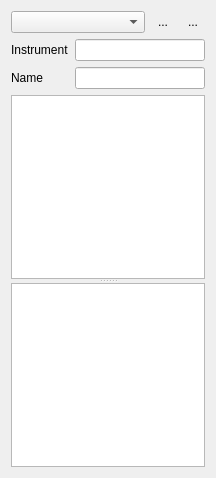
<?xml version="1.0" encoding="UTF-8"?>
<ui version="4.0">
 <class>Form</class>
 <widget class="QWidget" name="Form">
  <property name="geometry">
   <rect>
    <x>0</x>
    <y>0</y>
    <width>216</width>
    <height>478</height>
   </rect>
  </property>
  <property name="windowTitle">
   <string>Form</string>
  </property>
  <layout class="QVBoxLayout" name="verticalLayout">
   <item>
    <layout class="QHBoxLayout" name="horizontalLayout">
     <item>
      <widget class="QComboBox" name="classComboBox">
       <property name="sizePolicy">
        <sizepolicy hsizetype="Expanding" vsizetype="Fixed">
         <horstretch>0</horstretch>
         <verstretch>0</verstretch>
        </sizepolicy>
       </property>
      </widget>
     </item>
     <item>
      <widget class="QToolButton" name="addParameterButton">
       <property name="text">
        <string>...</string>
       </property>
       <property name="icon">
        <iconset resource="Experiment.qrc">
         <normaloff>:/openicon/icons/edit-add.png</normaloff>:/openicon/icons/edit-add.png</iconset>
       </property>
       <property name="autoRaise">
        <bool>true</bool>
       </property>
      </widget>
     </item>
     <item>
      <widget class="QToolButton" name="removeParameterButton">
       <property name="text">
        <string>...</string>
       </property>
       <property name="icon">
        <iconset resource="Experiment.qrc">
         <normaloff>:/openicon/icons/edit-delete-6.png</normaloff>:/openicon/icons/edit-delete-6.png</iconset>
       </property>
       <property name="autoRaise">
        <bool>true</bool>
       </property>
      </widget>
     </item>
    </layout>
   </item>
   <item>
    <layout class="QGridLayout" name="gridLayout">
     <item row="0" column="0">
      <widget class="QLabel" name="label">
       <property name="text">
        <string>Instrument</string>
       </property>
      </widget>
     </item>
     <item row="0" column="1">
      <widget class="QLineEdit" name="instrumentLineEdit">
       <property name="sizePolicy">
        <sizepolicy hsizetype="Expanding" vsizetype="Fixed">
         <horstretch>2</horstretch>
         <verstretch>0</verstretch>
        </sizepolicy>
       </property>
      </widget>
     </item>
     <item row="1" column="0">
      <widget class="QLabel" name="label_2">
       <property name="text">
        <string>Name</string>
       </property>
      </widget>
     </item>
     <item row="1" column="1">
      <widget class="QLineEdit" name="nameLineEdit">
       <property name="sizePolicy">
        <sizepolicy hsizetype="Expanding" vsizetype="Fixed">
         <horstretch>2</horstretch>
         <verstretch>0</verstretch>
        </sizepolicy>
       </property>
      </widget>
     </item>
    </layout>
   </item>
   <item>
    <widget class="QSplitter" name="splitter">
     <property name="orientation">
      <enum>Qt::Vertical</enum>
     </property>
     <widget class="QTableView" name="tableView"/>
     <widget class="ParameterTree" name="treeWidget">
      <attribute name="headerVisible">
       <bool>false</bool>
      </attribute>
      <column>
       <property name="text">
        <string notr="true">1</string>
       </property>
      </column>
     </widget>
    </widget>
   </item>
  </layout>
  <zorder>classComboBox</zorder>
  <zorder>nameLineEdit</zorder>
  <zorder>tableView</zorder>
  <zorder>treeWidget</zorder>
  <zorder>nameLineEdit</zorder>
  <zorder>classComboBox</zorder>
  <zorder>instrumentLineEdit</zorder>
  <zorder>label</zorder>
  <zorder>label_2</zorder>
  <zorder>addParameterButton</zorder>
  <zorder>removeParameterButton</zorder>
 </widget>
 <customwidgets>
  <customwidget>
   <class>ParameterTree</class>
   <extends>QTreeWidget</extends>
   <header>pyqtgraph.parametertree</header>
  </customwidget>
 </customwidgets>
 <resources>
  <include location="Experiment.qrc"/>
 </resources>
 <connections/>
</ui>
